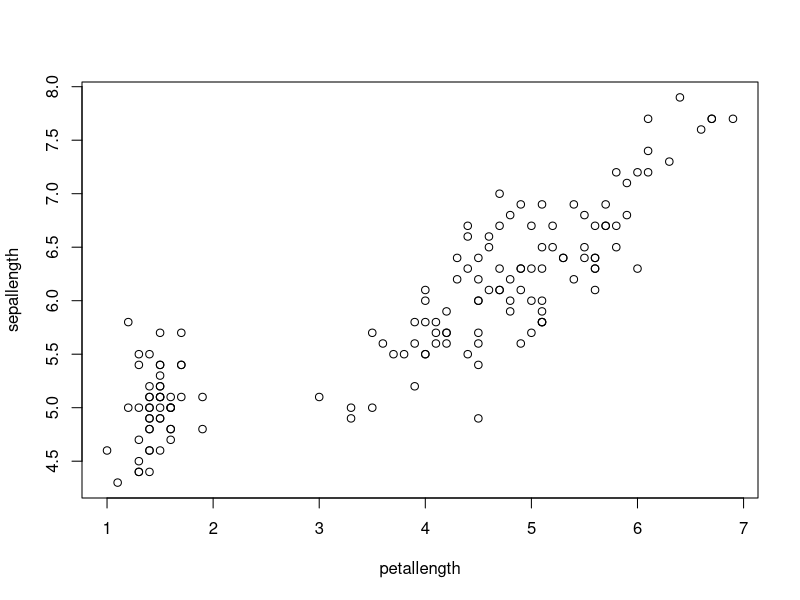
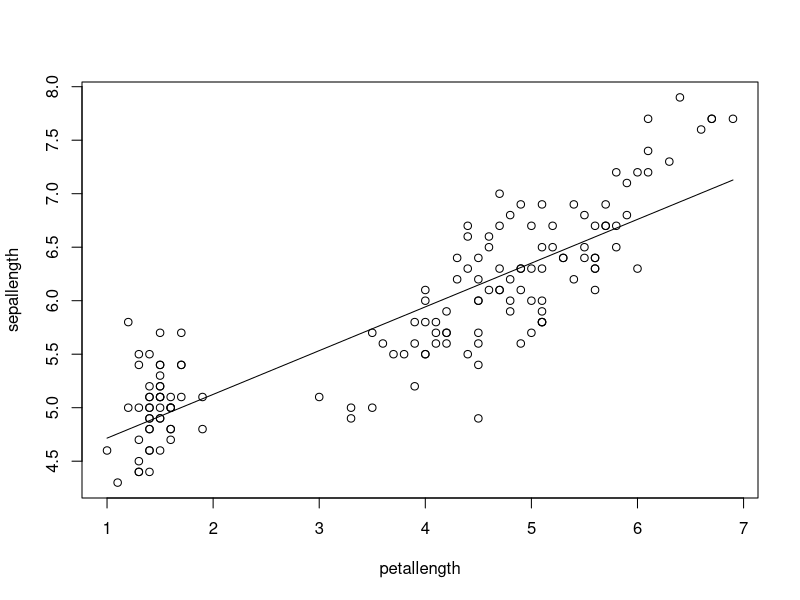

These charts were generated, in order, by the following R code:
#Codigo para problema 2
rm(list=ls())
misdades<-iris #Le llamamos misdades a nuestra base de datos
#Por comodidad previamente nombramos a cada columna de nuestra base de datos
sepallength<-misdades$Sepal.Length
sepalwidth<-misdades$Sepal.Width
petallength<-misdades$Petal.Length
petalwidth<-misdades$Petal.Width
species<-misdades$Species

#Para ver como varia el petallength segun el sepallength graficamos
plot(petallength,sepallength)

#Calculamos m y b de la regresion lineal

#Primero debemos saber la media de cada x y
x_bar<-mean(petallength)
y_bar<-mean(sepallength)

m<-sum((petallength-x_bar)*(sepallength-y_bar))/sum((petallength-x_bar)^2)
b<-y_bar-m*x_bar

#Dibujamos la linea de regresion lineal
xpred<-petallength
ypred<-m*xpred+b
plot(petallength,sepallength)
lines(xpred,ypred)

#Coeficiente de determinación:
Rsq<-sum((ypred-y_bar)^2)/sum((sepallength-y_bar)^2)
#Coefieciente de correlación
cor<-sqrt(Rsq)

#Manera mas rapida de calcularlo todo
mod<-lm(sepallength~petallength)
summary(mod)
#Predicción sin calcular nada previamente de coefcientes
cor.test(petallength,sepallength)
y_pred2<-predict(mod,data.frame(petallength=1.5))
